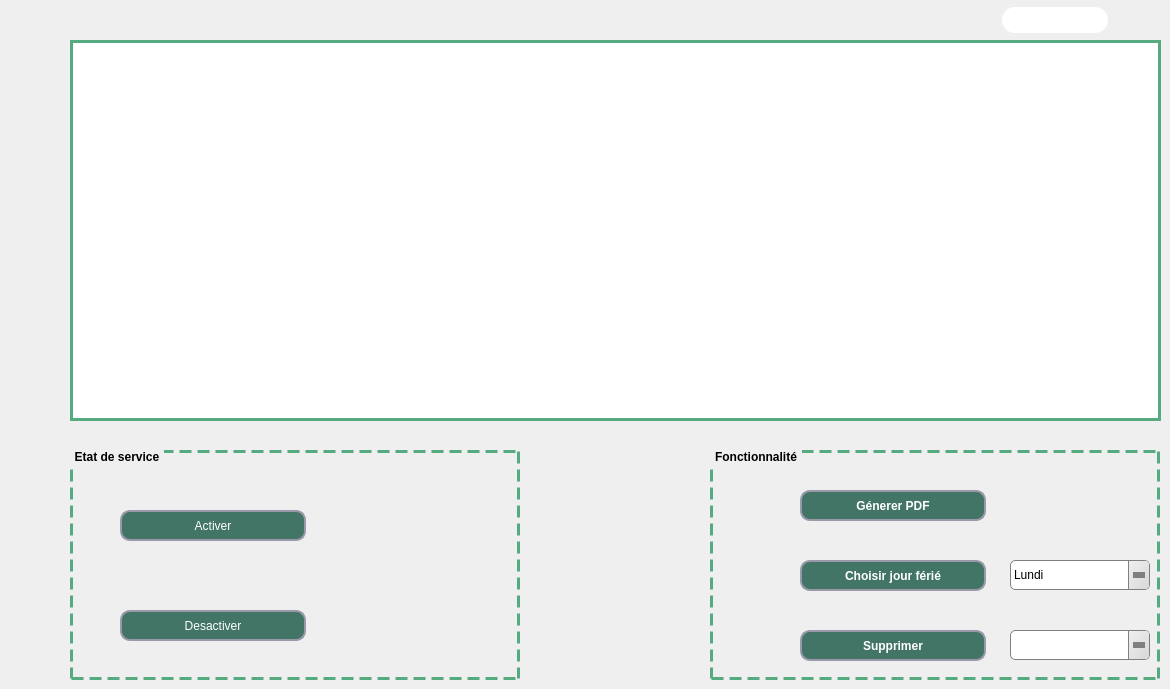
     <widget class="QWidget" name="tab_5">
      <attribute name="title">
       <string>Entrentien</string>
      </attribute>
      <widget class="QGroupBox" name="groupBox_2">
       <property name="geometry">
        <rect>
         <x>70</x>
         <y>450</y>
         <width>450</width>
         <height>230</height>
        </rect>
       </property>
       <property name="styleSheet">
        <string notr="true">QGroupBox {
    border: 3px dashed rgb(85, 170, 127);
    margin-top: 1ex; /* leave space at the top for the title */
font: 75 9pt &quot;MS Shell Dlg 2&quot;;
font-weight: bold;
}

QGroupBox::title {
    subcontrol-origin: margin;
    padding: 0 3px;
}</string>
       </property>
       <property name="title">
        <string>Etat de service</string>
       </property>
       <widget class="QPushButton" name="pushButton_Eactiver_entretien">
        <property name="geometry">
         <rect>
          <x>50</x>
          <y>60</y>
          <width>186</width>
          <height>31</height>
         </rect>
        </property>
        <property name="styleSheet">
         <string notr="true">QPushButton{
 background: rgb(66, 117, 102);
border-radius:10px;
border-style:solid;
border-width:2px;
border-color:#9999aa;
color:white;
}
QPushButton:enabled{
 background-color: rgb(66, 117, 102);
color:white;
}

QPushButton:pressed{
 background-color: qlineargradient(spread:pad, x1:0.5, y1:0.0342727, x2:0.5, y2:1, stop:0 rgba(0, 255, 255, 255), stop:1 rgba(255, 255, 255, 255));
color:#fffffe;
}

QPushButton:hover:!pressed{
 background-color:   rgb(221,222,217);
color:#0c2f70;
}

QPushButton:disabled{
background-color:rgb(66, 117, 102);
color:#ffffff;
}</string>
        </property>
        <property name="text">
         <string>Activer</string>
        </property>
       </widget>
       <widget class="QPushButton" name="pushButton_Edesact_entretien">
        <property name="geometry">
         <rect>
          <x>50</x>
          <y>160</y>
          <width>186</width>
          <height>31</height>
         </rect>
        </property>
        <property name="styleSheet">
         <string notr="true">QPushButton{
 background: rgb(66, 117, 102);
border-radius:10px;
border-style:solid;
border-width:2px;
border-color:#9999aa;
color:white;
}
QPushButton:enabled{
 background-color: rgb(66, 117, 102);
color:white;
}

QPushButton:pressed{
 background-color: qlineargradient(spread:pad, x1:0.5, y1:0.0342727, x2:0.5, y2:1, stop:0 rgba(0, 255, 255, 255), stop:1 rgba(255, 255, 255, 255));
color:#fffffe;
}

QPushButton:hover:!pressed{
 background-color:   rgb(221,222,217);
color:#0c2f70;
}

QPushButton:disabled{
background-color:rgb(66, 117, 102);
color:#ffffff;
}</string>
        </property>
        <property name="text">
         <string>Desactiver</string>
        </property>
       </widget>
       <widget class="QLabel" name="label_etat_entretien">
        <property name="geometry">
         <rect>
          <x>270</x>
          <y>90</y>
          <width>130</width>
          <height>60</height>
         </rect>
        </property>
        <property name="text">
         <string/>
        </property>
        <property name="scaledContents">
         <bool>true</bool>
        </property>
       </widget>
      </widget>
      <widget class="QGroupBox" name="groupBox_7">
       <property name="geometry">
        <rect>
         <x>710</x>
         <y>450</y>
         <width>450</width>
         <height>230</height>
        </rect>
       </property>
       <property name="styleSheet">
        <string notr="true">QGroupBox {
    border: 3px dashed rgb(85, 170, 127);
    margin-top: 1ex; /* leave space at the top for the title */
font: 75 9pt &quot;MS Shell Dlg 2&quot;;
font-weight: bold;
}

QGroupBox::title {
    subcontrol-origin: margin;
    padding: 0 3px;
}</string>
       </property>
       <property name="title">
        <string>Fonctionnalité</string>
       </property>
       <widget class="QPushButton" name="pushButton_PDF_entrentien">
        <property name="geometry">
         <rect>
          <x>90</x>
          <y>40</y>
          <width>186</width>
          <height>31</height>
         </rect>
        </property>
        <property name="font">
         <font>
          <pointsize>9</pointsize>
          <weight>75</weight>
          <bold>true</bold>
         </font>
        </property>
        <property name="styleSheet">
         <string notr="true">QPushButton{
 background: rgb(66, 117, 102);
border-radius:10px;
border-style:solid;
border-width:2px;
border-color:#9999aa;
color:white;
}
QPushButton:enabled{
 background-color: rgb(66, 117, 102);
color:white;
}

QPushButton:pressed{
 background-color: qlineargradient(spread:pad, x1:0.5, y1:0.0342727, x2:0.5, y2:1, stop:0 rgba(0, 255, 255, 255), stop:1 rgba(255, 255, 255, 255));
color:#fffffe;
}

QPushButton:hover:!pressed{
 background-color:   rgb(221,222,217);
color:#0c2f70;
}

QPushButton:disabled{
background-color:rgb(66, 117, 102);
color:#ffffff;
}</string>
        </property>
        <property name="text">
         <string>Génerer PDF</string>
        </property>
       </widget>
       <widget class="QLabel" name="label_18">
        <property name="geometry">
         <rect>
          <x>20</x>
          <y>30</y>
          <width>51</width>
          <height>51</height>
         </rect>
        </property>
        <property name="text">
         <string/>
        </property>
        <property name="pixmap">
         <pixmap resource="iconn.qrc">:/ICON/331585408_556456159849722_8965214278401908655_n.png</pixmap>
        </property>
        <property name="scaledContents">
         <bool>true</bool>
        </property>
       </widget>
       <widget class="QPushButton" name="pushButton_jour_entretien">
        <property name="geometry">
         <rect>
          <x>90</x>
          <y>110</y>
          <width>186</width>
          <height>31</height>
         </rect>
        </property>
        <property name="font">
         <font>
          <pointsize>9</pointsize>
          <weight>75</weight>
          <bold>true</bold>
         </font>
        </property>
        <property name="styleSheet">
         <string notr="true">QPushButton{
 background: rgb(66, 117, 102);
border-radius:10px;
border-style:solid;
border-width:2px;
border-color:#9999aa;
color:white;
}
QPushButton:enabled{
 background-color: rgb(66, 117, 102);
color:white;
}

QPushButton:pressed{
 background-color: qlineargradient(spread:pad, x1:0.5, y1:0.0342727, x2:0.5, y2:1, stop:0 rgba(0, 255, 255, 255), stop:1 rgba(255, 255, 255, 255));
color:#fffffe;
}

QPushButton:hover:!pressed{
 background-color:   rgb(221,222,217);
color:#0c2f70;
}

QPushButton:disabled{
background-color:rgb(66, 117, 102);
color:#ffffff;
}</string>
        </property>
        <property name="text">
         <string>Choisir jour férié</string>
        </property>
       </widget>
       <widget class="QLabel" name="label_22">
        <property name="geometry">
         <rect>
          <x>20</x>
          <y>100</y>
          <width>50</width>
          <height>50</height>
         </rect>
        </property>
        <property name="text">
         <string/>
        </property>
        <property name="pixmap">
         <pixmap resource="iconn.qrc">:/ICON/calendar_1.png</pixmap>
        </property>
        <property name="scaledContents">
         <bool>true</bool>
        </property>
       </widget>
       <widget class="QPushButton" name="pushButton_supp_entretien">
        <property name="geometry">
         <rect>
          <x>90</x>
          <y>180</y>
          <width>186</width>
          <height>31</height>
         </rect>
        </property>
        <property name="font">
         <font>
          <pointsize>9</pointsize>
          <weight>75</weight>
          <bold>true</bold>
         </font>
        </property>
        <property name="styleSheet">
         <string notr="true">QPushButton{
 background: rgb(66, 117, 102);
border-radius:10px;
border-style:solid;
border-width:2px;
border-color:#9999aa;
color:white;
}
QPushButton:enabled{
 background-color: rgb(66, 117, 102);
color:white;
}

QPushButton:pressed{
 background-color: qlineargradient(spread:pad, x1:0.5, y1:0.0342727, x2:0.5, y2:1, stop:0 rgba(0, 255, 255, 255), stop:1 rgba(255, 255, 255, 255));
color:#fffffe;
}

QPushButton:hover:!pressed{
 background-color:   rgb(221,222,217);
color:#0c2f70;
}

QPushButton:disabled{
background-color:rgb(66, 117, 102);
color:#ffffff;
}</string>
        </property>
        <property name="text">
         <string>Supprimer</string>
        </property>
       </widget>
       <widget class="QComboBox" name="ComboBox_id_entretien">
        <property name="geometry">
         <rect>
          <x>300</x>
          <y>180</y>
          <width>140</width>
          <height>30</height>
         </rect>
        </property>
        <property name="styleSheet">
         <string notr="true">QComboBox {
    background: qlineargradient(x1:0, y1:0, x2:1, y2:0,
        stop:0 #E1E1E1, stop: 0.4 #DDDDDD,
        stop: 0.5 #D8D8D8, stop: 1.0 #D3D3D3);
    border: 1px solid gray;
    border-radius: 5px;
    padding: 1px 18px 1px 3px;
}
QComboBox::down-arrow {
    width: 0;
    height: 0;
    border-style: solid;
    border-width: 6px 6px 0 6px;
    border-color: gray transparent transparent transparent;
}
QComboBox::drop-down {
    subcontrol-origin: padding;
    subcontrol-position: top right;
    width: 20px;
    border-left-width: 1px;
    border-left-color: gray;
    border-left-style: solid;
    border-top-right-radius: 3px;
    border-bottom-right-radius: 3px;
    background: qlineargradient(x1: 0, y1: 0, x2: 1, y2: 1, stop: 0 #f0f0f0, stop: 1 #d8d8d8);

}
QComboBox::hover {
    background: #d0d0d0;
}

QComboBox::pressed {
    background: #c8c8c8;
}</string>
        </property>
       </widget>
       <widget class="QComboBox" name="comboBox_JF_entretien">
        <property name="geometry">
         <rect>
          <x>300</x>
          <y>110</y>
          <width>140</width>
          <height>30</height>
         </rect>
        </property>
        <property name="styleSheet">
         <string notr="true">QComboBox {
    background: qlineargradient(x1:0, y1:0, x2:1, y2:0,
        stop:0 #E1E1E1, stop: 0.4 #DDDDDD,
        stop: 0.5 #D8D8D8, stop: 1.0 #D3D3D3);
    border: 1px solid gray;
    border-radius: 5px;
    padding: 1px 18px 1px 3px;
}
QComboBox::down-arrow {
    width: 0;
    height: 0;
    border-style: solid;
    border-width: 6px 6px 0 6px;
    border-color: gray transparent transparent transparent;
}
QComboBox::drop-down {
    subcontrol-origin: padding;
    subcontrol-position: top right;
    width: 20px;
    border-left-width: 1px;
    border-left-color: gray;
    border-left-style: solid;
    border-top-right-radius: 3px;
    border-bottom-right-radius: 3px;
    background: qlineargradient(x1: 0, y1: 0, x2: 1, y2: 1, stop: 0 #f0f0f0, stop: 1 #d8d8d8);

}
QComboBox::hover {
    background: #d0d0d0;
}

QComboBox::pressed {
    background: #c8c8c8;
}</string>
        </property>
        <item>
         <property name="text">
          <string>Lundi</string>
         </property>
        </item>
        <item>
         <property name="text">
          <string>Mardi</string>
         </property>
        </item>
        <item>
         <property name="text">
          <string>Mercredi</string>
         </property>
        </item>
        <item>
         <property name="text">
          <string>Jeudi</string>
         </property>
        </item>
        <item>
         <property name="text">
          <string>Vendredi</string>
         </property>
        </item>
        <item>
         <property name="text">
          <string>Samedi</string>
         </property>
        </item>
        <item>
         <property name="text">
          <string>Dimanche</string>
         </property>
        </item>
        <item>
         <property name="text">
          <string>Vide</string>
         </property>
        </item>
       </widget>
       <widget class="QLabel" name="label_28">
        <property name="geometry">
         <rect>
          <x>20</x>
          <y>165</y>
          <width>50</width>
          <height>50</height>
         </rect>
        </property>
        <property name="text">
         <string/>
        </property>
        <property name="pixmap">
         <pixmap resource="iconn.qrc">:/ICON/corbeille.png</pixmap>
        </property>
        <property name="scaledContents">
         <bool>true</bool>
        </property>
       </widget>
      </widget>
      <widget class="QTableView" name="tab_recent_entretien">
       <property name="geometry">
        <rect>
         <x>70</x>
         <y>40</y>
         <width>1091</width>
         <height>381</height>
        </rect>
       </property>
       <property name="styleSheet">
        <string notr="true">QHeaderView::section {
	font: 75 9pt &quot;MS Shell Dlg 2&quot;;
font-weight: bold;
	color:rgb(66,117,102);
    padding: 4px;
    border-style: solid ;
    border-bottom: 2px solid rgb(85, 170, 127) ;
    border-right: 2px solid rgb(85, 170, 127) ;
}
QScrollBar:horizontal {
    border: 2px solid grey;
    background: #3f7265;
    height: 15px;
    margin: 0px 20px 0 20px;
}
QScrollBar::handle:horizontal {
    background:rgb(238, 238, 238);
    min-width: 20px;
}
QScrollBar::add-line:horizontal {
    border: 2px solid grey;
    background: #3f7265;
    width: 20px;
    subcontrol-position: right;
    subcontrol-origin: margin;
}

QScrollBar::sub-line:horizontal {
    border: 2px solid grey;
    background: #3f7265;
    width: 20px;
    subcontrol-position: left;
    subcontrol-origin: margin;
}
QTableView {
    border: 3px solid rgb(85, 170, 127);
    inner-border: 3px dashed rgb(85, 170, 127);
    margin-top: 1ex; /* leave space at the top for the title */
font: 10pt &quot;MS Shell Dlg 2&quot;;
}</string>
       </property>
      </widget>
      <widget class="QLineEdit" name="lineEdit_recherche_entretien">
       <property name="geometry">
        <rect>
         <x>1002</x>
         <y>7</y>
         <width>106</width>
         <height>26</height>
        </rect>
       </property>
       <property name="styleSheet">
        <string notr="true">QLineEdit{
border-radius:13px;
border-style:solid;
border-width:0px;
border-color:#aaaaa;
font: 75 9pt &quot;MS Shell Dlg 2&quot;;
font-weight: bold;
}</string>
       </property>
      </widget>
      <widget class="QLabel" name="label_31">
       <property name="geometry">
        <rect>
         <x>990</x>
         <y>0</y>
         <width>171</width>
         <height>41</height>
        </rect>
       </property>
       <property name="styleSheet">
        <string notr="true"/>
       </property>
       <property name="text">
        <string/>
       </property>
       <property name="pixmap">
        <pixmap resource="iconn.qrc">:/ICON/331307335_580804193677575_966179827642562636_n.png</pixmap>
       </property>
       <property name="scaledContents">
        <bool>true</bool>
       </property>
       <property name="wordWrap">
        <bool>false</bool>
       </property>
      </widget>
      <zorder>groupBox_2</zorder>
      <zorder>groupBox_7</zorder>
      <zorder>tab_recent_entretien</zorder>
      <zorder>label_31</zorder>
      <zorder>lineEdit_recherche_entretien</zorder>
     </widget>
